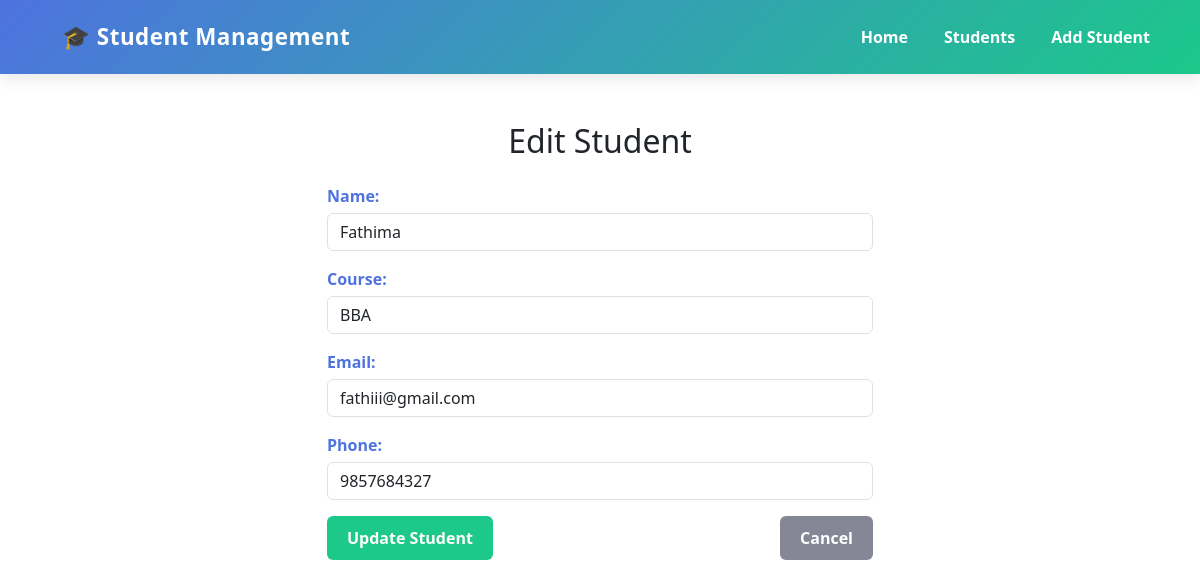
The page /edit/11/ on the database its author committed.
### students/models.py (models this page shows, shortened)
class Student(models.Model):
    name = models.CharField(max_length=100)
    course = models.CharField(max_length=100)
    email = models.EmailField()
    phone = models.CharField(max_length=15)
    created_at = models.DateTimeField(auto_now_add=True)  # optional

### students/views.py (the view)
# urls.py: path('edit/<int:pk>/', views.student_update, name='student_edit'),  # ✅ This is important
def student_update(request, pk):
    student = get_object_or_404(Student, pk=pk)
    if request.method == 'POST':
        form = StudentForm(request.POST, instance=student)
        if form.is_valid():
            form.save()
            return redirect('student_list')
    else:
        form = StudentForm(instance=student)  # Pre-fill form with student data
    return render(request, 'students/student_form.html', {'form': form})

### students/forms.py
class StudentForm(forms.ModelForm):
    class Meta:
        model = Student
        fields = ['name', 'course', 'email', 'phone']
        widgets = {
            'name': forms.TextInput(attrs={'class': 'form-control', 'placeholder': 'Enter student name'}),
            'course': forms.TextInput(attrs={'class': 'form-control', 'placeholder': 'Enter Course'}),
            'email': forms.EmailInput(attrs={'class': 'form-control', 'placeholder': 'Enter email'}),
            'phone': forms.NumberInput(attrs={'class': 'form-control', 'placeholder': 'Enter phone number'}),
        }

### students/templates/students/student_form.html (shortened to what this page needs)
{% extends 'students/base.html' %}
{% block content %}
<div class="container mt-5">
    <h2 class="mb-4 text-center">
        {% if form.instance.pk %}
            Edit Student
        {% else %}
            Add Student
        {% endif %}
    </h2>
    <div class="row justify-content-center">
        <div class="col-md-6">
            <form method="POST">
                {{ form.as_p }}
                <div class="d-flex justify-content-between mt-3">
                    <button type="submit" class="btn btn-success">
                        {% if form.instance.pk %}
                            Update Student
                        {% else %}
                            Add Student
                        {% endif %}
                    </button>
                    <a href="{% url 'student_list' %}" class="btn btn-secondary">Cancel</a>
                </div>
            </form>
        </div>
    </div>
</div>
{% endblock %}

### students/templates/students/student_form.html (style rules this page uses)
form { width: 100%; }
form input, form select, form textarea { width: 100%; padding: 10px 12px; border: 1px solid #d1d3e2; border-radius: 8px; font-size: 14px; font-family: 'Segoe UI', Tahoma, Geneva, Verdana, sans-serif; transition: border-color 0.3s ease, box-shadow 0.3s ease; margin-bottom: 15px; }
form label { display: block; font-weight: 600; margin-bottom: 5px; color: #4e73df; }
form button, form .btn { font-weight: 600; border-radius: 6px; padding: 10px 20px; transition: background-color 0.3s ease; }
form .btn-success { background-color: #1cc88a; color: #fff; border: none; }
form .btn-secondary { background-color: #858796; color: #fff; border: none; }

### rows shown on the page
Student: name "Fathima", course "BBA", email "fathiii@gmail.com", phone "9857684327"
